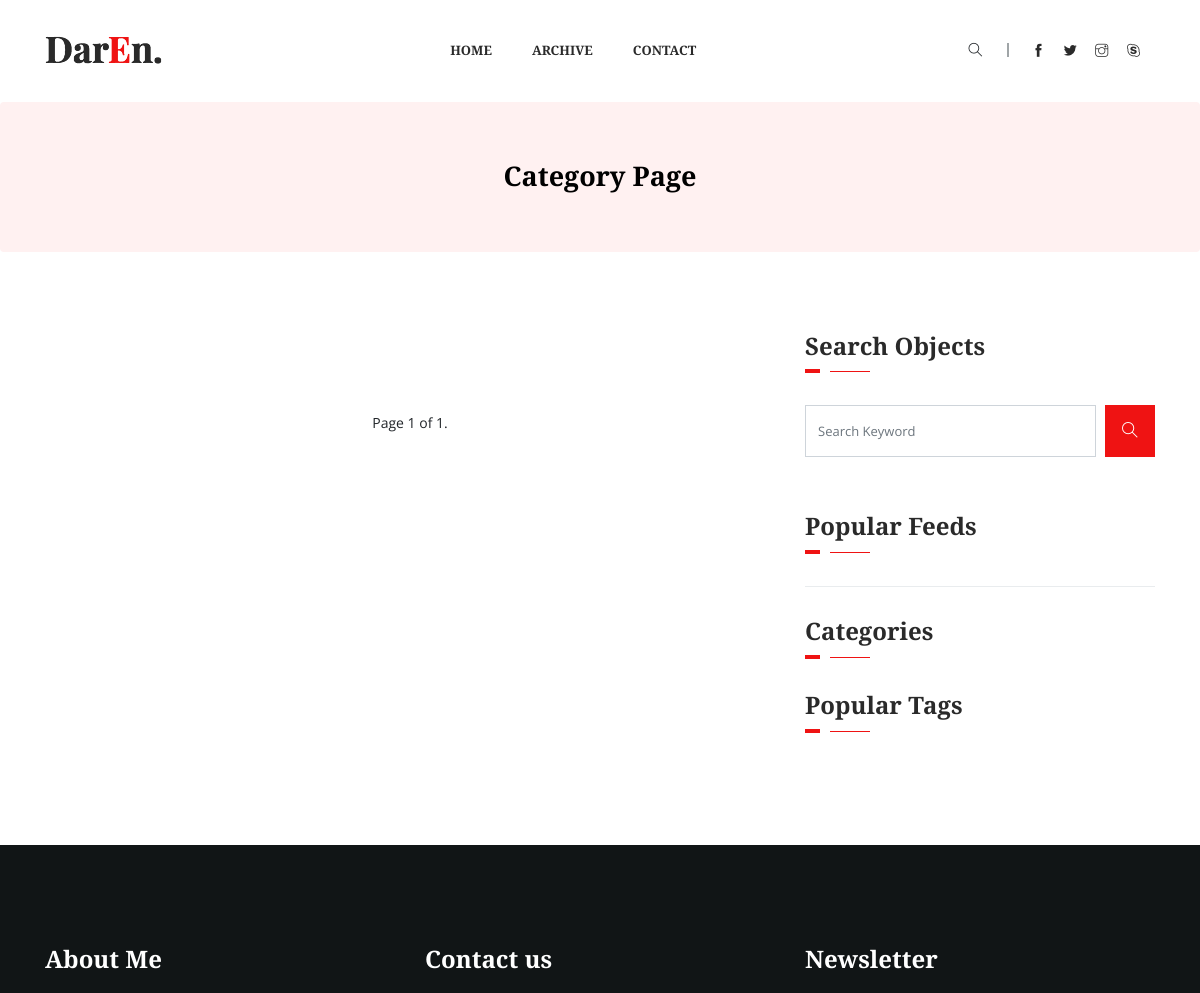
The page /article/category/?tag=Culture (upper part) on the database as committed earlier.
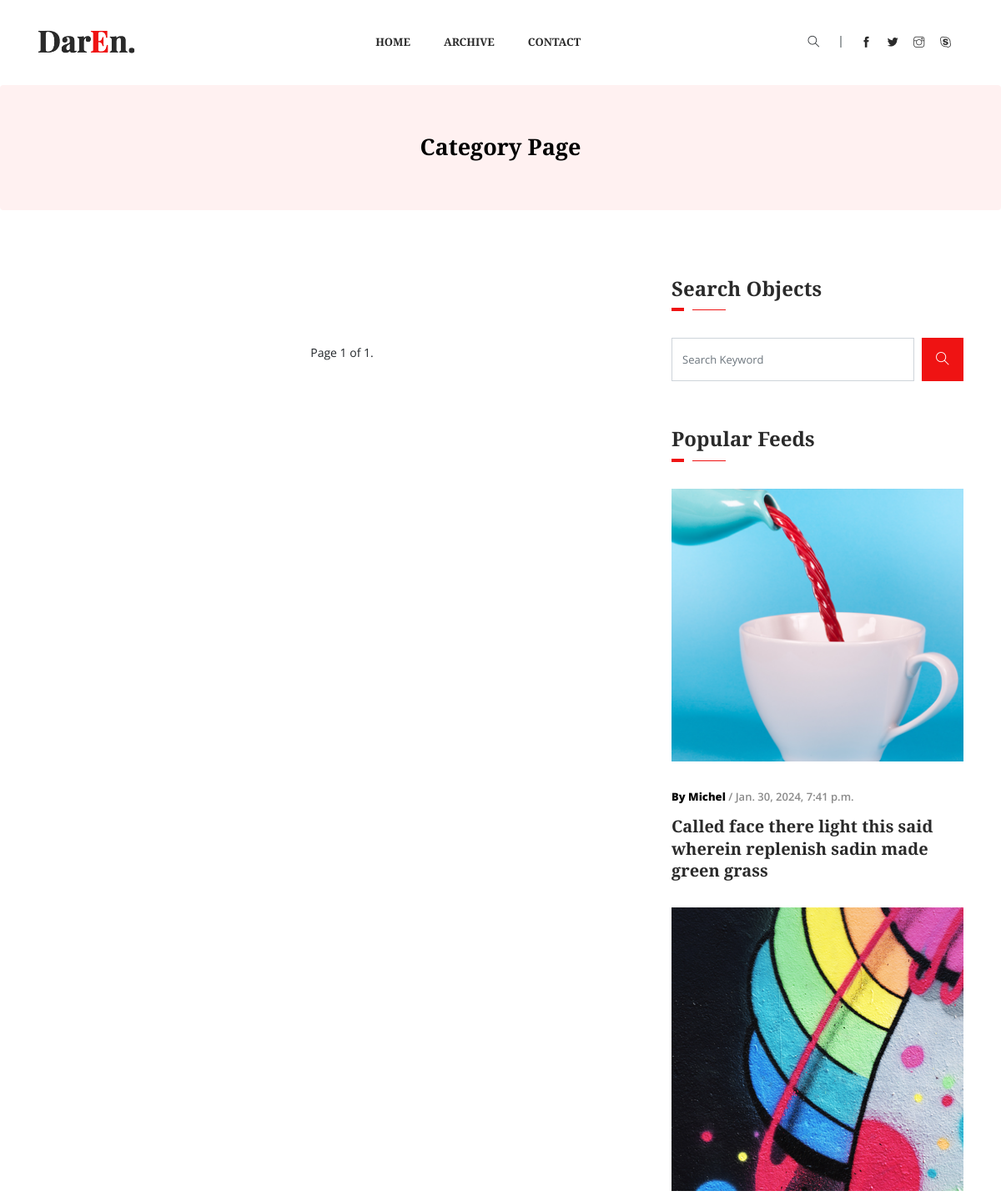
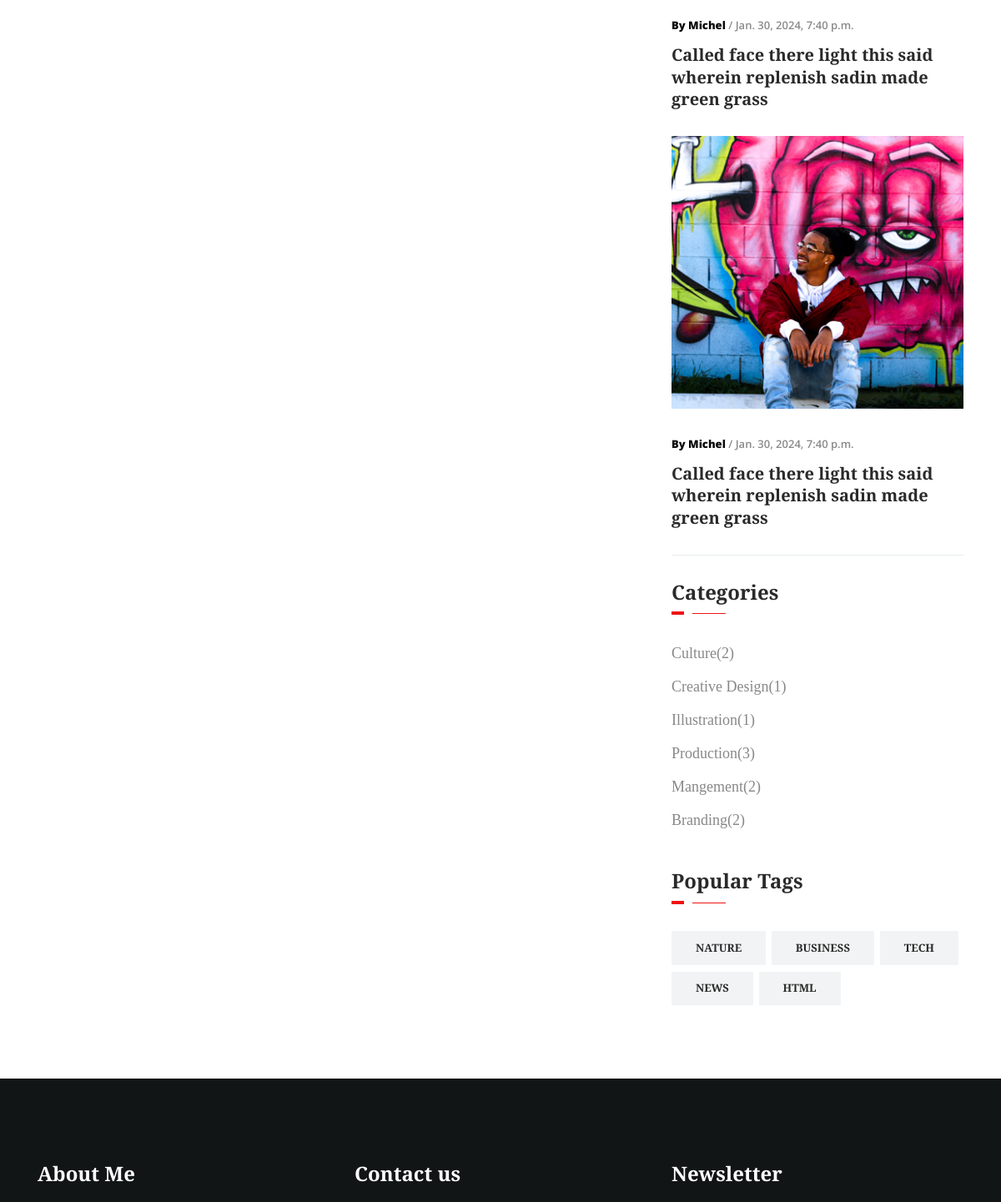
The same page on the database as committed later (2 pictures, top to bottom).
### article/models.py (models this page shows, shortened)
class Article(models.Model):
    title = models.CharField(max_length=225, blank=True, null=True)
    content = RichTextField(null=True, blank=True)
    created_date = models.DateTimeField(auto_now_add=True)
    author = models.ForeignKey(Author, on_delete=models.CASCADE, related_name='articles', null=True, blank=True)
    category = models.ForeignKey(Category, on_delete=models.SET_NULL, null=True, blank=True)
    image = models.ImageField(upload_to='media/articles', blank=True, null=True)
    slug = models.SlugField(unique=False, editable=True)
    tags = models.ManyToManyField(Tag, blank=True, null=True)
    is_quote = models.BooleanField(default=False)

class Author(models.Model):
    name = models.CharField(max_length=255)
    image = models.ImageField(upload_to='authors/', blank=True, null=True)
    def __str__(self):
        return self.name

class Category(models.Model):
    title = models.CharField(max_length=200)

class Tag(models.Model):
    title = models.CharField(max_length=200)

### article/views.py (the view)
# urls.py: path('category/', article_category, name='category'),
def article_category(request):
    articles = Article.objects.order_by('-id')
    last_three_articles = articles[:3]
    tags = Tag.objects.all()
    categories = Category.objects.all()
    cat = request.GET.get('cat')
    tag = request.GET.get('tag')
    if tag:
        articles = articles.filter(tags__title__exact=tag)
    if cat:
        articles = articles.filter(category__title__exact=cat)
    articles_per_page = 6
    paginator = Paginator(articles, articles_per_page)
    page = request.GET.get('page')
    try:
        articles = paginator.page(page)
    except PageNotAnInteger:
        articles = paginator.page(1)
    except EmptyPage:
        articles = paginator.page(paginator.num_pages)
    ctx = {
        'articles': articles,
        'last_three_articles': last_three_articles,
        'categories': categories,
        'tags': tags
    }
    return render(request, 'article/category.html', ctx)

### templates/article/category.html (shortened to what this page needs)
{% extends 'base.html' %}
{% load static %}
{% block content %}
    <section class="breadcrumb breadcrumb_bg">
        <div class="container">
            <div class="row">
                <div class="col-lg-12">
                    <div class="breadcrumb_iner text-center">
                        <div class="breadcrumb_iner_item">
                            <h2>Category Page</h2>
                        </div>
                    </div>
                </div>
            </div>
        </div>
    </section>
    <section class="all_post section_padding">
        <div class="container">
            <div class="row">
                <div class="col-lg-8">
                    <div class="load_btn text-center">
                        <div class="pagination">
                            <span class="step-links">
                                <span class="current">
                                    Page {{ articles.number }} of {{ articles.paginator.num_pages }}.
                                </span>
                            </span>
                        </div>
                    </div>
                </div>
                <div class="col-lg-4">
                    <div class="sidebar_widget">
                        <div class="sidebar_tittle">
                            <h3>Search Objects</h3>
                        </div>
                        <form action="{% url 'article:archive' %}">
                            <div class="form-group">
                                <div class="input-group mb-3">
                                    <input name="q" type="text" class="form-control" placeholder="Search Keyword"
                                           onfocus="this.placeholder = ''" onblur="this.placeholder = 'Search Keyword'">
                                    <div class="input-group-append">
                                        <button class="btn" type="submit"><i class="ti-search"></i></button>
                                    </div>
                                </div>
                            </div>
                        </form>
                        <div class="sidebar_tittle">
                            <h3>Popular Feeds</h3>
                        </div>
                        <div class="single_catagory_post post_2 single_border_bottom">
                            {% for last_three_article in last_three_articles %}
                                <div class="category_post_img">
                                    <img src="{{ last_three_article.image.url }}" alt>
                                </div>
                                <div class="post_text_1 pr_30">
                                    <p><span> By {{ last_three_article.author }}</span>
                                        / {{ last_three_article.created_date }}</p>
                                    <a href="http://127.0.0.1:8000/article/detail/second-divided-from-form-fish-beast-made-every-of-seas-all-gathered-us-saying-he-our-2024-01-26/">
                                        <h3>{{ last_three_article.title }}</h3>
                                    </a>
                                </div>
                            {% endfor %}
                        </div>
                        <div class="sidebar_tittle">
                            <h3>Categories</h3>
                        </div>
                        <div class="single_catagory_item category">
                            <ul class="list-unstyled">
                                {% for category in categories %}
                                    <li>
                                        <a href="{% url 'article:category' %}?cat={{ category.title }}">{{ category.title }}({{ category.article_set.count }})</a>
                                    </li>
                                {% endfor %}
                            </ul>
                        </div>
                        <div class="sidebar_tittle">
                            <h3>Popular Tags</h3>
                        </div>
                        <div class="single_catagory_item tags">
                            <ul class="list-unstyled">
                                {% for tag in tags %}
                                    <li>
                                        <a href="{% url 'article:category' %}?tag={{ tag.title }}">{{ tag.title }}</a>
                                    </li>
                                {% endfor %}
                            </ul>
                        </div>
                    </div>
                </div>
            </div>
        </div>
    </section>
{% endblock %}

### templates/base.html (shortened to what this page needs)
{% load static %}
<!doctype html>
<html lang="en">
<head>
    <link rel="stylesheet" href="{% static 'css/bootstrap.min.css' %}">
    <link rel="stylesheet" href="{% static 'css/animate.css' %}">
    <link rel="stylesheet" href="{% static 'css/owl.carousel.min.css' %}">
    <link rel="stylesheet" href="{% static 'css/themify-icons.css' %}">
    <link rel="stylesheet" href="{% static 'css/liner_icon.css' %}">
    <link rel="stylesheet" href="{% static 'css/search.css' %}">
    <link rel="stylesheet" href="{% static 'css/style.css' %}">
</head>
<body>
{% include 'navbar.html' %}
{% block content %}
{% endblock %}
{% include 'footer.html' %}
</body>
</html>

### templates/navbar.html (shortened to what this page needs)
{% load static %}
<header class="main_menu">
    <div class="container">
        <div class="row align-items-center">
            <div class="col-lg-12">
                <nav class="navbar navbar-expand-lg navbar-light">
                    <a class="navbar-brand" href=""> <img src="{% static 'img/logo.png' %}" alt="logo"> </a>
                    <div class="collapse navbar-collapse main-menu-item justify-content-center"
                         id="navbarSupportedContent">
                        <ul class="navbar-nav">
                            <li class="nav-item active">
                                <a class="nav-link" href="{% url 'main:index' %}">Home</a>
                            </li>
                            <li class="nav-item">
                                <a class="nav-link" href="{% url 'article:archive' %}">Archive</a>
                            </li>
                            <li class="nav-item">
                                <a class="nav-link" href="{% url 'main:contact' %}">Contact</a>
                            </li>
                        </ul>
                    </div>
                    <div class="header_social_icon d-none d-sm-block">
                        <ul>
                            <li>
                                <div id="wrap">
                                    <form action="{% url 'article:archive' %}" autocomplete="on">
                                        <input id="search" name="q" type="text" placeholder="Search here"><span
                                            class="ti-search"></span>
                                    </form>
                                </div>
                            </li>
                            <li><a href="#" class="d-none d-lg-block"><i class="ti-facebook"></i></a></li>
                            <li><a href="#" class="d-none d-lg-block"> <i class="ti-twitter-alt"></i></a></li>
                            <li><a href="#" class="d-none d-lg-block"><i class="ti-instagram"></i></a></li>
                            <li><a href="#" class="d-none d-lg-block"><i class="ti-skype"></i></a></li>
                        </ul>
                    </div>
                </nav>
            </div>
        </div>
    </div>
</header>

### templates/footer.html (shortened to what this page needs)
<footer class="footer-area">
    <div class="container">
        <div class="row">
            <div class="col-xl-4 col-md-4 col-sm-6">
                <div class="single-footer-widget footer_1">
                    <h4>About Me</h4>
                </div>
            </div>
            <div class="col-xl-4 col-md-4 col-sm-6">
                <div class="single-footer-widget footer_2">
                    <h4>Contact us</h4>
                </div>
            </div>
            <div class="col-xl-4 col-md-4 col-sm-10">
                <div class="single-footer-widget footer_3">
                    <h4>Newsletter</h4>
                </div>
            </div>
        </div>
    </div>
</footer>

Rows that differ between the two databases and show on the page:
added Article: image (picture), author "Michel", created_date "Jan. 30, 2024, 7:41 p.m.", title "Called face there light this said wherein replenish sadin made green grass"
added Article: image (picture), author "Michel", created_date "Jan. 30, 2024, 7:40 p.m.", title "Called face there light this said wherein replenish sadin made green grass"
added Article: image (picture), author "Michel", created_date "Jan. 30, 2024, 7:40 p.m.", title "Called face there light this said wherein replenish sadin made green grass"
added Category: title "Culture", article_set.count "2"
added Category: title "Creative Design", article_set.count "1"
added Category: title "Illustration", article_set.count "1"
added Category: title "Production", article_set.count "3"
added Category: title "Mangement", article_set.count "2"
added Category: title "Branding", article_set.count "2"
added Tag: title "NATURE"
added Tag: title "BUSINESS"
added Tag: title "TECH"
added Tag: title "NEWS"
added Tag: title "HTML"
